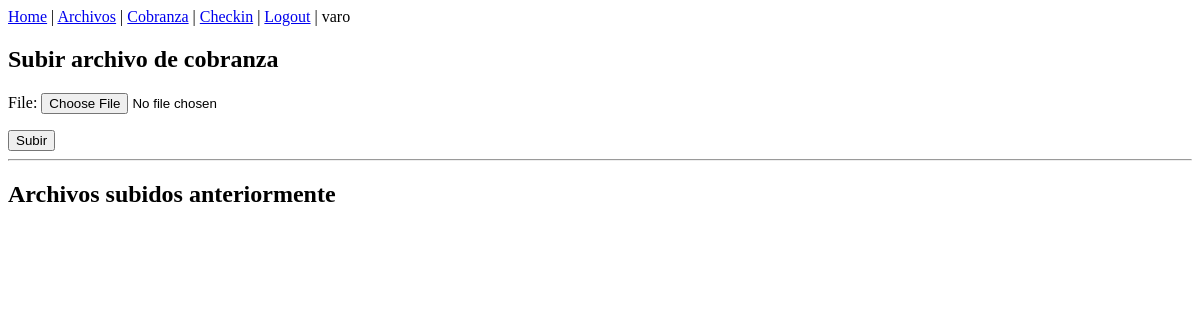
The app's page /subpage/ (signed in), older data.
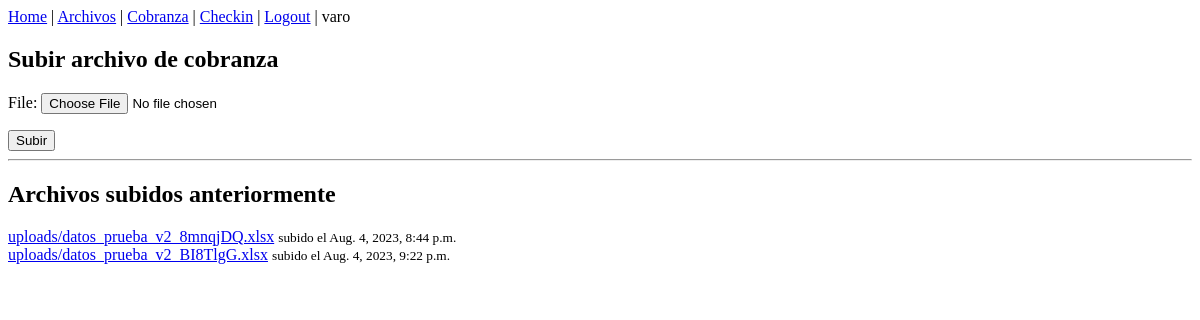
The same page, newer data.
### main/models.py (models this page shows, shortened)
class UploadFile(models.Model):
    user = models.ForeignKey(User, on_delete=models.CASCADE)
    file = models.FileField(upload_to='uploads/')
    uploaded_at = models.DateTimeField(auto_now_add=True)

### main/views.py (the view)
# urls.py: path('subpage/', views.subpage_view, name='subpage'),
@login_required
@user_passes_test(is_admin)
def subpage_view(request):
    if request.method == 'POST':
        form = UploadFileForm(request.POST, request.FILES)
        if form.is_valid():
            instance = form.save(commit=False)
            instance.user = request.user
            file_extension = os.path.splitext(instance.file.name)[1]
            if file_extension not in ['.xls', '.xlsx', '.xlsm', '.xlsb', '.odf', '.ods', '.odt']:
                messages.error(request, "El archivo subido no es un archivo Excel. Por favor, sube un archivo Excel.")
                return redirect('subpage')
            instance.save()
            df = pd.read_excel(instance.file.path)
            for cobrador in df['cobrador'].unique():
                if not User.objects.filter(username=cobrador).exists():
                    messages.error(request,
                                   f"El usuario {cobrador} no existe en el sistema. Por favor, registra este usuario antes de continuar.")
                    instance.delete()  # Delete the file
                    return redirect('subpage')
            for index, row in df.iterrows():
                Cobranza.objects.create(
                    usuario=User.objects.get(username=row['cobrador']),
                    fecha_captura=pd.to_datetime(row['fecha_captura']).date(),
                    nombre=row['nombre'],
                    domicilio=row['domicilio'],
                    zona=row['zona'],
                    saldo_credito=row['saldo_credito'],
                    abono_semanal=row['abono_semanal'],
                    cobrador=row['cobrador'],
                    monto=row['monto'],
                    semanas_atrasado=row['semanas_atrasado'],
                    saldo_vencido=row['saldo_vencido'],
                    pago_minimo=row['pago_minimo'],
                )
            return redirect('subpage')
    else:
        form = UploadFileForm()
    files = UploadFile.objects.all()  # Assuming your model has a 'user' field
    return render(request, 'subpage.html', {'form': form, 'files': files})

### main/forms.py
class UploadFileForm(forms.ModelForm):
    class Meta:
        model = UploadFile
        fields = ['file']

### main/views.py (called while the page is built)
def is_admin(user):
    return user.is_staff  # Puedes ajustar esto para que se adapte a tus necesidades

### main/templates/subpage.html (shortened to what this page needs)
{% extends "header.html" %}
{% block content %}
    <h2>Subir archivo de cobranza</h2>
    <form method="post" enctype="multipart/form-data">
        {{ form.as_p }}
        <button type="submit">Subir</button>
    </form>
    <hr>
    <h2>Archivos subidos anteriormente</h2>
    {% for file in files %}
        <div>
            <a href="{{ file.file.url }}">{{ file.file.name }}</a>
            <small>subido el {{ file.uploaded_at }}</small>
        </div>
    {% endfor %}
{% endblock %}

### main/templates/header.html (shortened to what this page needs)
<!DOCTYPE html>
<html>
<head>
</head>
<body>
<header>
    <nav>
        <a href="{% url 'home' %}">Home</a> |
        {% if user.is_authenticated %}
        {% if user.is_staff %}
        <a href="{% url 'subpage' %}">Archivos</a> |
        {% endif %}
        <a href="{% url 'cobranza' %}">Cobranza</a> |
        <a href="{% url 'registro_horas' %}">Checkin</a> |
        <a href="{% url 'logout' %}">Logout</a> |
        <span>{{ user.username }}</span>
        {% else %}
        <a href="{% url 'login' %}">Login</a>
        {% endif %}
    </nav>
</header>
<main>
    {% block content %}{% endblock %}
</main>
</body>
</html>

Row changes from the older to the newer data that the page shows:
added UploadFile: file.name "uploads/datos_prueba_v2_8mnqjDQ.xlsx", uploaded_at "Aug. 4, 2023, 8:44 p.m."
added UploadFile: file.name "uploads/datos_prueba_v2_BI8TlgG.xlsx", uploaded_at "Aug. 4, 2023, 9:22 p.m."
